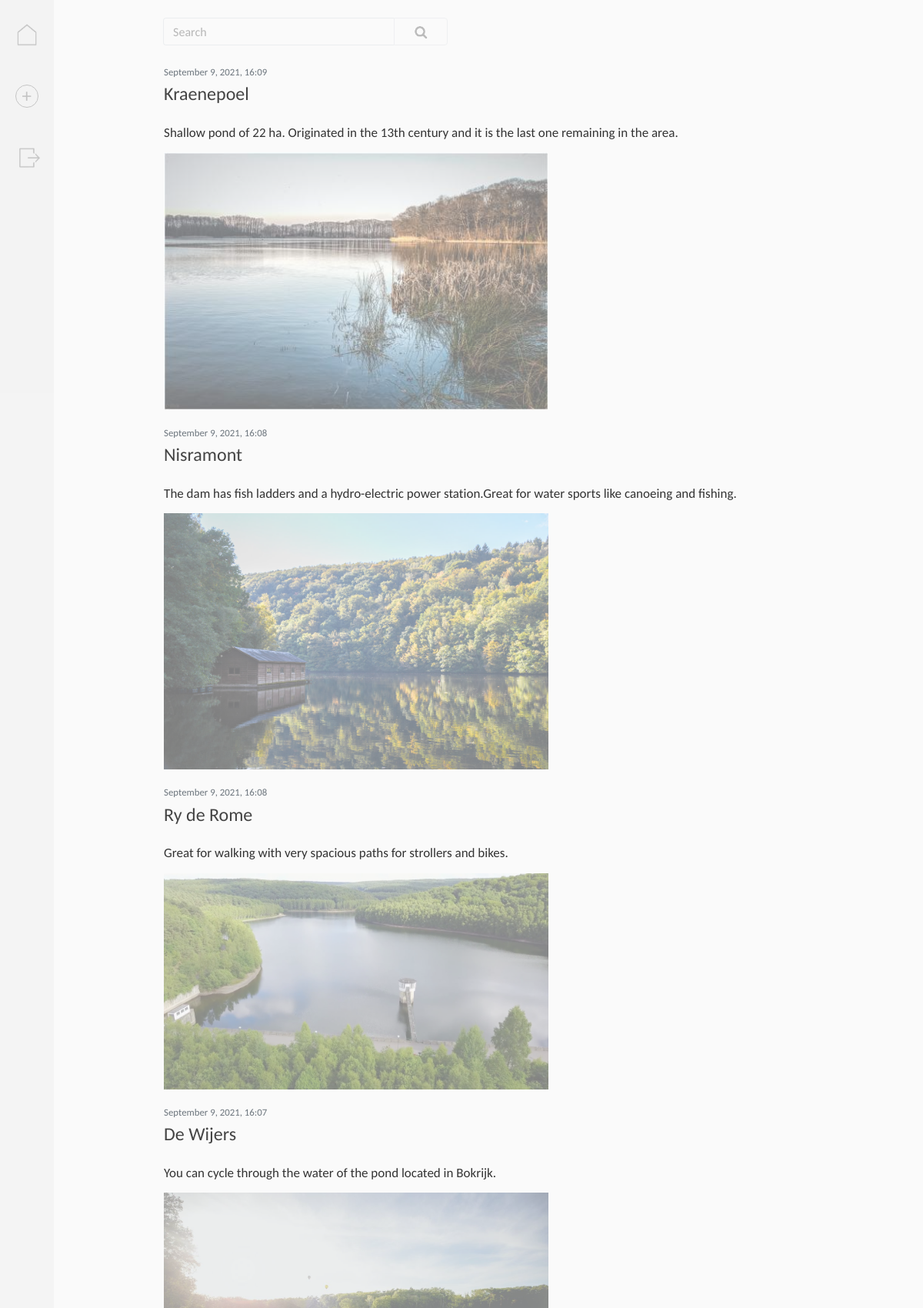
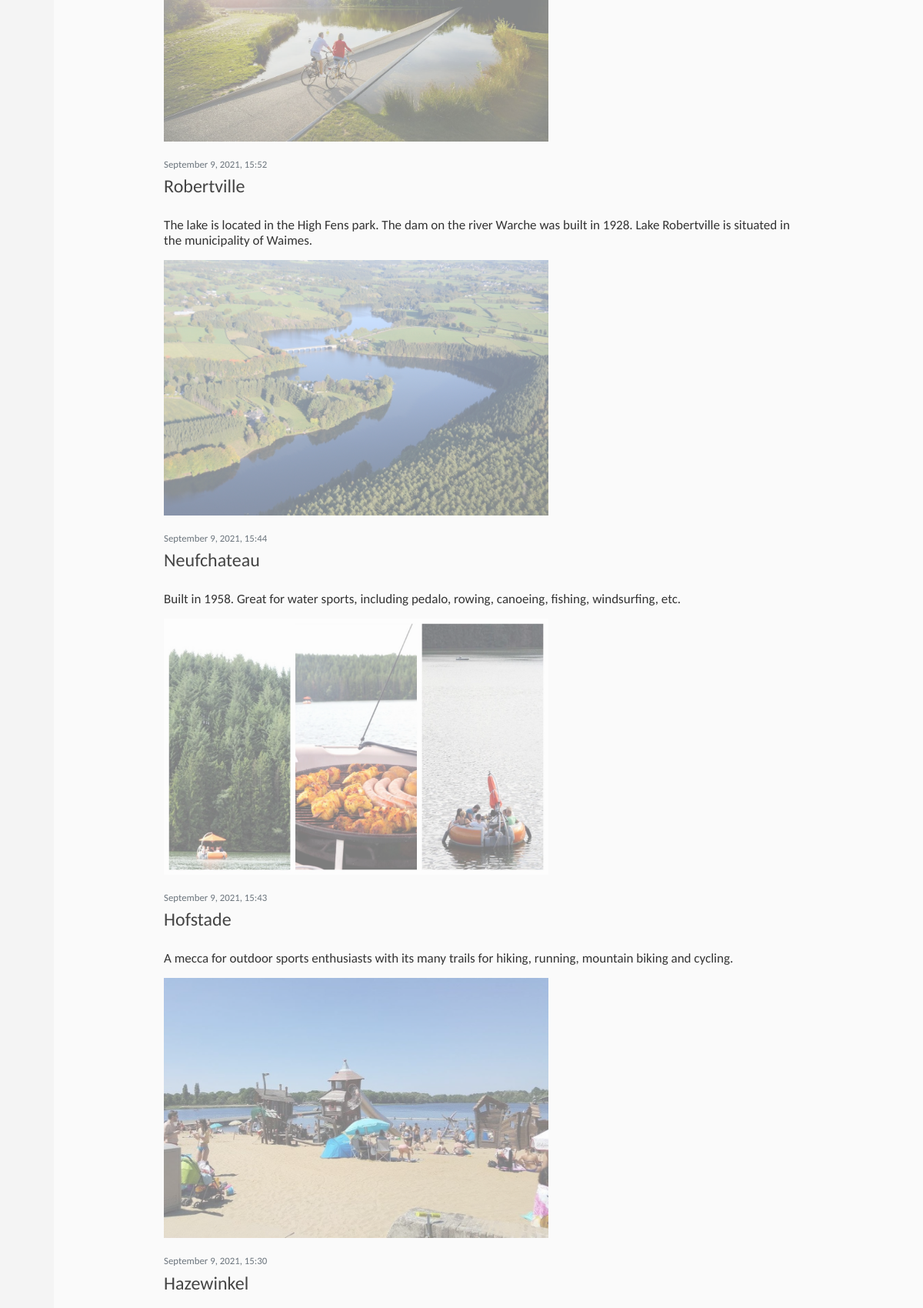
The app's page / (signed in, upper part) with its own data (2 pictures, top to bottom).
### blog/models.py (models this page shows, shortened)
class Post(models.Model):
    title = models.CharField(max_length=100)
    content = models.TextField()
    date_posted = models.DateTimeField(default=timezone.now)
    author = models.ForeignKey(User, on_delete=models.CASCADE)
    image = models.ImageField(
        default='', upload_to='images', blank=True, null=True)
    audio = models.FileField(
        default='', upload_to='audio', blank=True, null=True)

### blog/views.py (the view)
# urls.py: path('', PostListView.as_view(), name='blog-home'),
class PostListView(LoginRequiredMixin, ListView):
    model = Post
    template_name = 'blog/home.html'
    context_object_name = 'posts'
    ordering = ['-date_posted']
    paginate_by = 20
    def get_queryset(self):
        search_query = self.request.GET.get('search', '')
        queryset = Post.objects.filter(
            Q(content__lower__contains=search_query)).order_by('-date_posted')
        return queryset

### blog/templates/blog/home.html (shortened to what this page needs)
{% extends "blog/base.html" %}
{% load static %}
{% block content %}
{% if posts or request.GET.search %}
<div id="inputHomepage">
  <form action="" method="get">
    <input type="text" id="searchFieldHomepage" name="search" placeholder="Search" value="{{ request.GET.search }}">
    <button type="submit" value="Search" id="searchButtonHomepage">
      <div>
        <img src="{% static 'blog/img/search.png' %}">
      </div>
    </button>
  </form>
</div>
{% endif %}
<div class="col-12 main_content">
  {% if posts %}
  {% for post in posts %}
  <article>
    <div>
      <div class="article-datetime">
        <p>{{ post.date_posted|date:"F j, Y, H:i" }}</p>
      </div>
      <div class="article-headline">
        <a class="article-title" href="{% url 'post-detail' post.id %}">
          {% if post.title %}{{post.title}}{% else %}{{ post.date_posted|date:"F j, Y, H:i" }}{% endif %}
        </a>
      </div>
      <p class="article-content">{{ post.content }}</p>
      {% if post.image %}<img src="{{ post.image.url}}" class="imageMain">{% endif %}
    </div>
  </article>
  {% endfor %}
  {% else %}
  {% if request.GET.search %}
  <p class="no_posts">No posts were found</p>
  {% else %}
  <p class="no_posts" style="margin-top:-40px;">No posts yet</p>
  {% endif %}
  {% endif %}
</div>
{% endblock content %}

### blog/templates/blog/base.html (shortened to what this page needs)
{% load static %}
<!DOCTYPE html>
<html>
<head>
  <link rel="stylesheet" href="{% static 'blog/css/bootstrap-datetimepicker.min.css' %}">
  <link rel="stylesheet" href="{% static 'blog/css/modified-bootstrap.min.css' %}">
  <link rel="stylesheet" type="text/css" href="{% static 'blog/css/main.css' %}">
</head>
<body>
  {% if user.is_authenticated and 'register' not in request.path and 'login' not in request.path %}
  <div style="background-color:#ebebeb;" class="vertical_nav">
    <a href="{% url 'blog-home' %}">
      <img src="{% static 'blog/img/home.png' %}" style="top:30px;margin-left:20px;">
    </a>
    <a href="{% url 'post-create' %}">
      <button class="nav_button" style="top:110px;margin-left:20px;height:30px;padding:0px;">
        <span>+</span>
      </button>
    </a>
    <a href="{% url 'logout' %}">
      <img src="{% static 'blog/img/logout.png' %}" style="top:190px;margin-left:22.5px;">
    </a>
  </div>
  {% endif %}
  <div class="container">
    <div {% if 'login' in request.path or 'logout' in request.path or 'register' in request.path %}
      class="row justify-content-center" {% else %} class="row justify-content-start" {% endif %}>
      {% block content %}
      {% endblock %}
    </div>
  </div>
</body>
</html>

### blog/static/blog/css/main.css (style rules this page uses)
body { background:#fafafa; color:#333333; margin-top:3rem; font-family:Calibri, Carlito, sans-serif; line-height:1.5; }
p { margin-top:0; margin-bottom:1rem; }
a, a:hover { text-decoration:none; }
.vertical_nav { position:fixed; width:70px; height:100%; top:0%; left:0%; opacity:0.4; -webkit-transition-duration: 0.3s; transition-duration: 0.3s; }
.vertical_nav p, .vertical_nav img, .vertical_nav button { position:absolute; width:30px; opacity:0.5; }
.nav_button { border:1.5px solid black; border-radius:50%; color:#6c757d; background-color:transparent; cursor:pointer; }
.nav_button span { position:absolute; margin-top:-17.0px; margin-left:-6.4px; color:black; font-size:25px; font-family:Carlito; }
.main_content { padding:0px; margin-left:27.5px; min-height:600px; padding-top:25px; }
article { border:0px; padding:0px; background:transparent; margin-bottom:20px; display:flex; }
article > div { flex:1; }
.article-datetime { padding-bottom:1px; margin-bottom:4px; }
.article-datetime p { font-size:80%; font-weight:400; color:#6c757d !important; margin-bottom:0px; }
.article-headline { color:#444444; margin-bottom:0.5rem; line-height:1.2; margin-top:0px; }
.article-title { color:#444444; font-size:24px; font-weight:300; margin-top:0px; }
.article-content { margin-top:25px; font-size:17px; line-height:1.2; white-space:pre-line; margin-bottom:1rem; }
input, textarea { display:block; width:100%; padding:0.375rem 0.75rem; font-size:1rem; font-family:Calibri, Carlito, sans-serif; line-height:1.5; background-color:#fff; background-clip:padding-box; border:1px solid #ced4da; border-radius:0.25rem; }
.imageMain { max-width:500px; max-height:500px; opacity:0.5; vertical-align:middle; border-style:none; -webkit-transition: all 0.3s; -moz-transition: all 0.3s; transition: all 0.3s; }
#inputHomepage { position:relative; width:370px; margin-top:-25px; opacity:0.5; margin-left:-1px; -webkit-transition: all 0.3s; -moz-transition: all 0.3s; transition: all 0.3s; }
#inputHomepage form { width:100%; margin-left:27.5px; }
#searchFieldHomepage { width:300px; float:left; border-radius:0.25rem 0rem 0rem 0.25rem; height:36px; background-color:transparent; border:1px solid #dee2e6 !important; border-right:0px !important; color:#495057 !important; line-height:1.5; padding:0.375rem 0.75rem; }
#searchButtonHomepage { width:70px; border:1px solid #ced4da; border-radius:0rem 0.25rem 0.25rem 0rem; background-color:transparent; height:36px; opacity:0.5; cursor:pointer; margin-left:-1px; display:flex; }
#searchButtonHomepage div { border:none; margin:auto; background-color:transparent; color:#495057; text-align:center; display:flex; padding:0.375rem 0.75rem; }
#searchButtonHomepage img { width:30px; }

### records on screen
Post: date_posted "September 9, 2021, 16:09", title "Kraenepoel", content "Shallow pond of 22 ha. Originated in the 13th century and it is the last one remaining in the area.", image (picture)
Post: date_posted "September 9, 2021, 16:08", title "Nisramont", content "The dam has fish ladders and a hydro-electric power station.Great for water sports like canoeing and fishing.", image (picture)
Post: date_posted "September 9, 2021, 16:08", title "Ry de Rome", content "Great for walking with very spacious paths for strollers and bikes.", image (picture)
Post: date_posted "September 9, 2021, 16:07", title "De Wijers", content "You can cycle through the water of the pond located in Bokrijk.", image (picture)
Post: date_posted "September 9, 2021, 15:52", title "Robertville", content "The lake is located in the High Fens park. The dam on the river Warche was built in 1928. Lake Robertville is situated in the municipality of Waimes.", image (picture)
Post: date_posted "September 9, 2021, 15:44", title "Neufchateau", content "Built in 1958. Great for water sports, including pedalo, rowing, canoeing, fishing, windsurfing, etc.", image (picture)
Post: date_posted "September 9, 2021, 15:43", title "Hofstade", content "A mecca for outdoor sports enthusiasts with its many trails for hiking, running, mountain biking and cycling.", image (picture)
Post: date_posted "September 9, 2021, 15:30", title "Hazewinkel"
